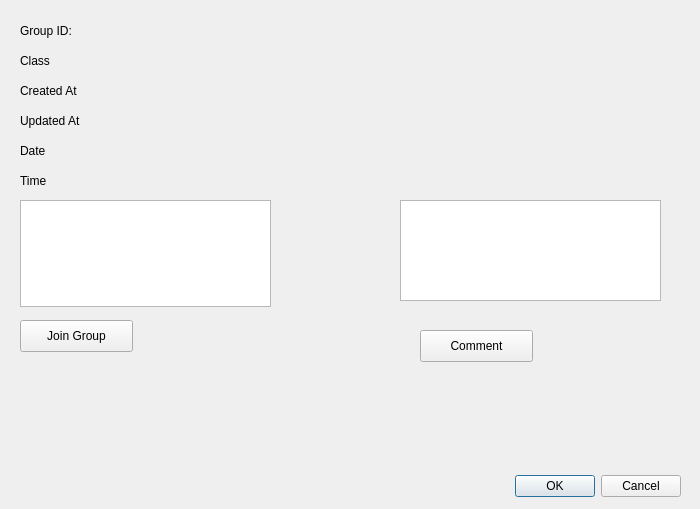
<?xml version="1.0" encoding="UTF-8"?>
<ui version="4.0">
 <class>GroupInfo</class>
 <widget class="QDialog" name="GroupInfo">
  <property name="geometry">
   <rect>
    <x>0</x>
    <y>0</y>
    <width>700</width>
    <height>509</height>
   </rect>
  </property>
  <property name="windowTitle">
   <string>Dialog</string>
  </property>
  <widget class="QDialogButtonBox" name="buttonBox">
   <property name="geometry">
    <rect>
     <x>340</x>
     <y>470</y>
     <width>341</width>
     <height>32</height>
    </rect>
   </property>
   <property name="orientation">
    <enum>Qt::Horizontal</enum>
   </property>
   <property name="standardButtons">
    <set>QDialogButtonBox::Cancel|QDialogButtonBox::Ok</set>
   </property>
  </widget>
  <widget class="QLabel" name="label">
   <property name="geometry">
    <rect>
     <x>20</x>
     <y>20</y>
     <width>121</width>
     <height>21</height>
    </rect>
   </property>
   <property name="text">
    <string>Group ID: </string>
   </property>
  </widget>
  <widget class="QLabel" name="label_2">
   <property name="geometry">
    <rect>
     <x>20</x>
     <y>50</y>
     <width>121</width>
     <height>21</height>
    </rect>
   </property>
   <property name="text">
    <string>Class</string>
   </property>
  </widget>
  <widget class="QLabel" name="label_3">
   <property name="geometry">
    <rect>
     <x>20</x>
     <y>80</y>
     <width>121</width>
     <height>21</height>
    </rect>
   </property>
   <property name="text">
    <string>Created At</string>
   </property>
  </widget>
  <widget class="QLabel" name="label_4">
   <property name="geometry">
    <rect>
     <x>20</x>
     <y>110</y>
     <width>121</width>
     <height>21</height>
    </rect>
   </property>
   <property name="text">
    <string>Updated At</string>
   </property>
  </widget>
  <widget class="QLabel" name="lblGCreated">
   <property name="geometry">
    <rect>
     <x>120</x>
     <y>80</y>
     <width>121</width>
     <height>21</height>
    </rect>
   </property>
   <property name="text">
    <string/>
   </property>
  </widget>
  <widget class="QLabel" name="lblGID">
   <property name="geometry">
    <rect>
     <x>120</x>
     <y>20</y>
     <width>121</width>
     <height>21</height>
    </rect>
   </property>
   <property name="text">
    <string/>
   </property>
  </widget>
  <widget class="QLabel" name="lblGUpdated">
   <property name="geometry">
    <rect>
     <x>120</x>
     <y>110</y>
     <width>121</width>
     <height>21</height>
    </rect>
   </property>
   <property name="text">
    <string/>
   </property>
  </widget>
  <widget class="QLabel" name="lblGCName">
   <property name="geometry">
    <rect>
     <x>120</x>
     <y>50</y>
     <width>121</width>
     <height>21</height>
    </rect>
   </property>
   <property name="text">
    <string/>
   </property>
  </widget>
  <widget class="QLabel" name="lblGDate">
   <property name="geometry">
    <rect>
     <x>120</x>
     <y>140</y>
     <width>121</width>
     <height>21</height>
    </rect>
   </property>
   <property name="text">
    <string/>
   </property>
  </widget>
  <widget class="QLabel" name="label_5">
   <property name="geometry">
    <rect>
     <x>20</x>
     <y>140</y>
     <width>121</width>
     <height>21</height>
    </rect>
   </property>
   <property name="text">
    <string>Date</string>
   </property>
  </widget>
  <widget class="QLabel" name="lblGTime">
   <property name="geometry">
    <rect>
     <x>120</x>
     <y>170</y>
     <width>121</width>
     <height>21</height>
    </rect>
   </property>
   <property name="text">
    <string/>
   </property>
  </widget>
  <widget class="QLabel" name="label_6">
   <property name="geometry">
    <rect>
     <x>20</x>
     <y>170</y>
     <width>121</width>
     <height>21</height>
    </rect>
   </property>
   <property name="text">
    <string>Time</string>
   </property>
  </widget>
  <widget class="QTextEdit" name="courseDescription">
   <property name="geometry">
    <rect>
     <x>20</x>
     <y>200</y>
     <width>251</width>
     <height>107</height>
    </rect>
   </property>
  </widget>
  <widget class="QPushButton" name="joinButton">
   <property name="geometry">
    <rect>
     <x>20</x>
     <y>320</y>
     <width>113</width>
     <height>32</height>
    </rect>
   </property>
   <property name="text">
    <string>Join Group</string>
   </property>
  </widget>
  <widget class="QPushButton" name="commentButton">
   <property name="geometry">
    <rect>
     <x>420</x>
     <y>330</y>
     <width>113</width>
     <height>32</height>
    </rect>
   </property>
   <property name="text">
    <string>Comment</string>
   </property>
  </widget>
  <widget class="QTextEdit" name="commentEdit">
   <property name="geometry">
    <rect>
     <x>400</x>
     <y>200</y>
     <width>261</width>
     <height>101</height>
    </rect>
   </property>
  </widget>
 </widget>
 <resources/>
 <connections>
  <connection>
   <sender>buttonBox</sender>
   <signal>accepted()</signal>
   <receiver>GroupInfo</receiver>
   <slot>accept()</slot>
   <hints>
    <hint type="sourcelabel">
     <x>248</x>
     <y>254</y>
    </hint>
    <hint type="destinationlabel">
     <x>157</x>
     <y>274</y>
    </hint>
   </hints>
  </connection>
  <connection>
   <sender>buttonBox</sender>
   <signal>rejected()</signal>
   <receiver>GroupInfo</receiver>
   <slot>reject()</slot>
   <hints>
    <hint type="sourcelabel">
     <x>316</x>
     <y>260</y>
    </hint>
    <hint type="destinationlabel">
     <x>286</x>
     <y>274</y>
    </hint>
   </hints>
  </connection>
 </connections>
</ui>
